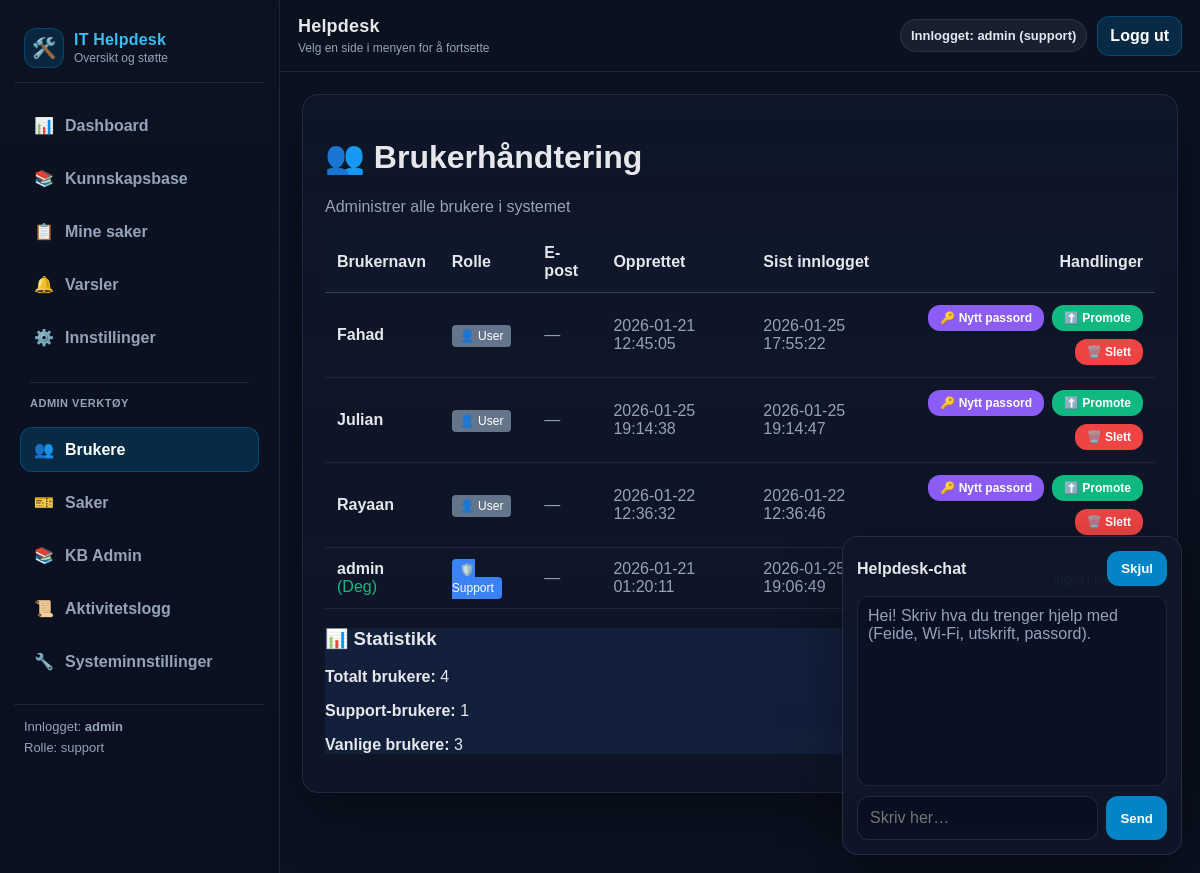
/admin/users (signed in), run on an earlier commit of the app's database.
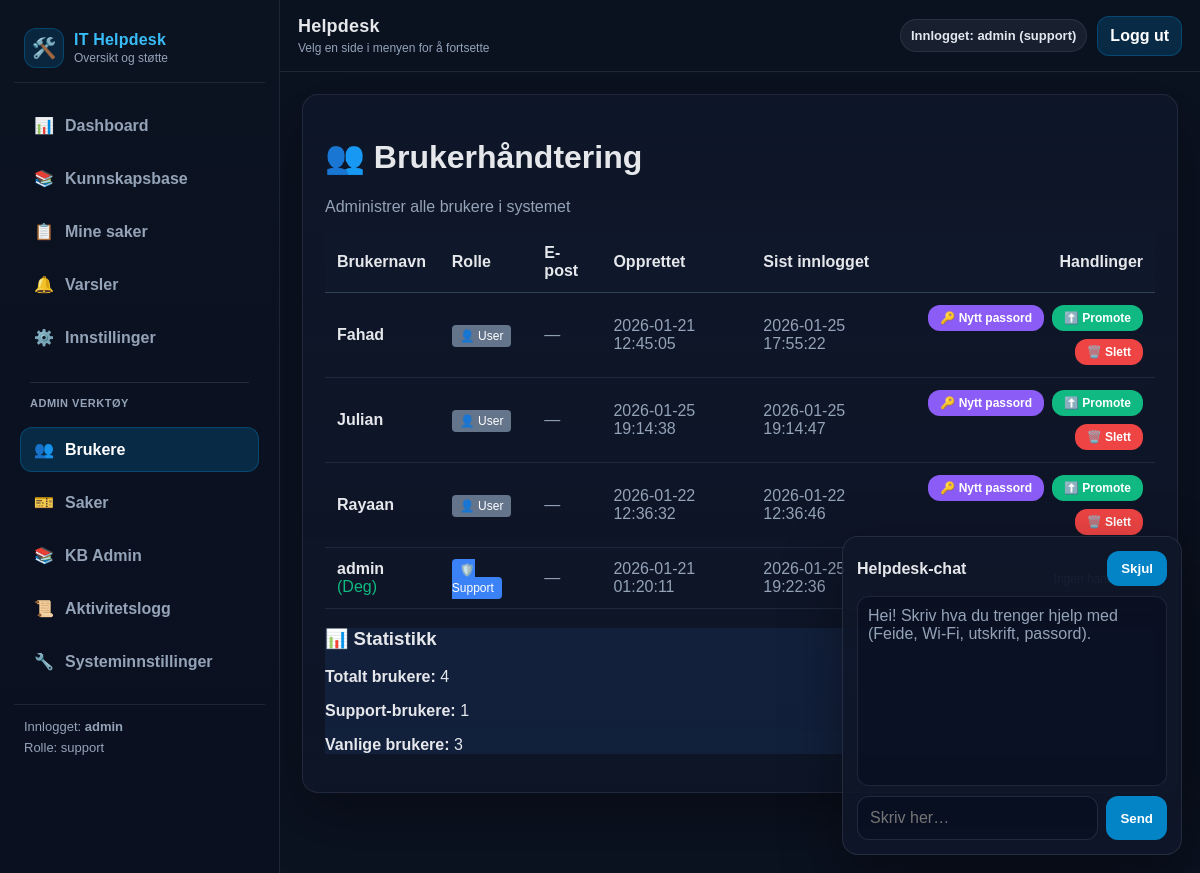
And on a later commit of the database.
### tables this page shows
CREATE TABLE users (
            id INTEGER PRIMARY KEY AUTOINCREMENT,
            username TEXT NOT NULL UNIQUE,
            pw_hash TEXT NOT NULL,
            role TEXT NOT NULL DEFAULT 'user',
            email TEXT,
            phone TEXT,
            created_at TEXT NOT NULL DEFAULT (datetime('now')),
            last_login TEXT,
            notify_email INTEGER NOT NULL DEFAULT 1,
            notify_inapp INTEGER NOT NULL DEFAULT 1,
            notify_sms INTEGER NOT NULL DEFAULT 0
        );

### routes.py (the view)
@bp.route("/admin/users")
def admin_users():
    user = current_user()
    if not user or current_role() != "support":
        abort(403)
    from .db import get_all_users
    try:
        users = get_all_users()
    except Exception as e:
        logger.error(f"Error fetching users: {e}")
        users = []
    return render_template("admin_users.html", users=users)

### __init__.py (called while the page is built)
def create_app():
    app = Flask(__name__)
    app.config.from_object(Config)
    init_mail(app)
    @app.after_request
    def set_security_headers(response):
        response.headers['X-Content-Type-Options'] = 'nosniff'
        response.headers['X-Frame-Options'] = 'DENY'
        response.headers['X-XSS-Protection'] = '1; mode=block'
        return response
    from .routes import bp
    app.register_blueprint(bp)
    return app

### db.py (called while the page is built)
def count_notifications(user: str) -> int:
    conn = _conn()
    cur = conn.cursor()
    cur.execute("SELECT COUNT(*) AS c FROM notifications WHERE user = ? AND read = 0", (user,))
    row = cur.fetchone()
    conn.close()
    return int(row["c"]) if row else 0

def _conn() -> sqlite3.Connection:
    DB_PATH.parent.mkdir(parents=True, exist_ok=True)
    conn = sqlite3.connect(DB_PATH)
    conn.row_factory = sqlite3.Row
    return conn

def get_all_users():
    conn = _conn()
    cur = conn.cursor()
    cur.execute("""
        SELECT username, role, email, created_at, last_login
        FROM users
        ORDER BY username ASC
    """)
    rows = cur.fetchall()
    conn.close()
    return rows

### routes.py (called while the page is built)
def current_user():
    return session.get("user")

### templates/admin_users.html
{% extends "base.html" %}
{% block content %}
<div class="card">
  <h1>👥 Brukerhåndtering</h1>
  <p class="muted">Administrer alle brukere i systemet</p>
</div>
<div class="card">
  <table style="width:100%; border-collapse:collapse;">
    <thead>
      <tr style="background:#0f172a; border-bottom:1px solid #334155;">
        <th style="padding:12px; text-align:left;">Brukernavn</th>
        <th style="padding:12px; text-align:left;">Rolle</th>
        <th style="padding:12px; text-align:left;">E-post</th>
        <th style="padding:12px; text-align:left;">Opprettet</th>
        <th style="padding:12px; text-align:left;">Sist innlogget</th>
        <th style="padding:12px; text-align:right;">Handlinger</th>
      </tr>
    </thead>
    <tbody>
      {% for u in users %}
      <tr style="border-bottom:1px solid #1e293b;">
        <td style="padding:12px;">
          <strong>{{ u.username }}</strong>
          {% if u.username == session.get("user") %}<span style="color:#10b981;">(Deg)</span>{% endif %}
        </td>
        <td style="padding:12px;">
          {% if u.role == 'support' %}
            <span style="background:#3b82f6; color:#fff; padding:4px 8px; border-radius:4px; font-size:12px;">🛡️ Support</span>
          {% else %}
            <span style="background:#64748b; color:#fff; padding:4px 8px; border-radius:4px; font-size:12px;">👤 User</span>
          {% endif %}
        </td>
        <td style="padding:12px; color:#94a3b8;">{{ u.email or '—' }}</td>
        <td style="padding:12px; color:#94a3b8;">{{ u.created_at }}</td>
        <td style="padding:12px; color:#94a3b8;">{{ u.last_login or 'Aldri' }}</td>
        <td style="padding:12px; text-align:right;">
          {% if u.username != 'admin' and u.username != session.get("user") %}
            <div style="display:flex; gap:8px; justify-content:flex-end; flex-wrap:wrap;">
              <form method="post" action="{{ url_for('main.admin_reset_password', username=u.username) }}" style="display:inline;">
                <button type="submit" style="background:#8b5cf6; padding:6px 12px; font-size:12px;">🔑 Nytt passord</button>
              </form>
              {% if u.role == 'user' %}
              <form method="post" action="{{ url_for('main.promote_user', username=u.username) }}" style="display:inline;">
                <button type="submit" style="background:#10b981; padding:6px 12px; font-size:12px;">⬆️ Promote</button>
              </form>
              {% else %}
              <form method="post" action="{{ url_for('main.demote_user', username=u.username) }}" style="display:inline;">
                <button type="submit" style="background:#f59e0b; padding:6px 12px; font-size:12px;">⬇️ Demote</button>
              </form>
              {% endif %}
              <form method="post" action="{{ url_for('main.delete_user', username=u.username) }}" style="display:inline;" onsubmit="return confirm('Slette bruker {{ u.username }}? Dette kan ikke angres!');">
                <button type="submit" style="background:#ef4444; padding:6px 12px; font-size:12px;">🗑️ Slett</button>
              </form>
            </div>
          {% else %}
            <span style="color:#64748b; font-size:12px;">Ingen handlinger</span>
          {% endif %}
        </td>
      </tr>
      {% endfor %}
    </tbody>
  </table>
</div>
<div class="card" style="background:rgba(59,130,246,.1); border-color:#3b82f6;">
  <h3>📊 Statistikk</h3>
  <p><strong>Totalt brukere:</strong> {{ users|length }}</p>
  <p><strong>Support-brukere:</strong> {{ users|selectattr('role', 'equalto', 'support')|list|length }}</p>
  <p><strong>Vanlige brukere:</strong> {{ users|selectattr('role', 'equalto', 'user')|list|length }}</p>
</div>
{% endblock %}

### templates/base.html (shortened to what the changed rows need)
<!doctype html>
<html lang="no">
  <head>
  </head>
  <body>
    {% set ep = request.endpoint or "" %}
    <div class="app">
      <aside class="sidebar">
        <div class="sidebar-footer">
          {% if session.get("user") %}
            Innlogget: <strong>{{ session.get("user") }}</strong>
            <div style="margin-top:6px; color:var(--muted);">
              Rolle: {{ session.get("role") }}
            </div>
          {% else %}
            Ikke innlogget
          {% endif %}
        </div>
      </aside>
      <div class="main">
        <header class="topbar">
          <div class="topbar-right">
            {% if session.get("user") %}
              <span class="pill">Innlogget: {{ session.get("user") }} ({{ session.get("role") }})</span>
              <a class="btn" href="{{ url_for('main.logout') }}">Logg ut</a>
            {% endif %}
          </div>
        </header>
        <main class="page">
          <div class="content-wrap">
            {% block content %}{% endblock %}
          </div>
        </main>
      </div>
    </div>
  </body>
</html>

What changed in the data, as far as the page shows it:
changed users "admin": last_login "2026-01-25 19:06:49" → "2026-01-25 19:22:36"
